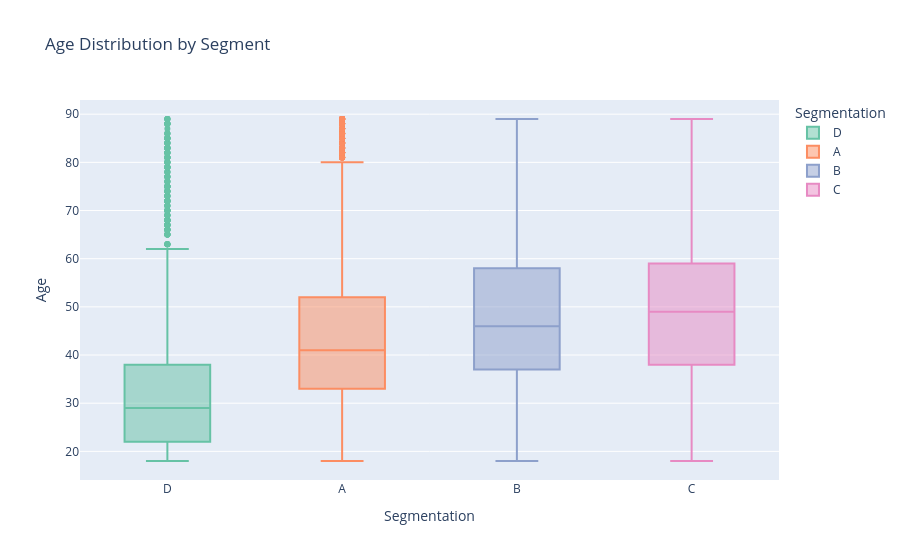

The code cell stored with this chart in its notebook:
### Code cell
# 4b. Age distribution by segment
fig2 = px.box(
    df, x="Segmentation", y="Age", color="Segmentation",
    title="Age Distribution by Segment",
    color_discrete_sequence=px.colors.qualitative.Set2
)
fig2.write_html("chart_age_by_segment.html")
fig2.show()

### Figure 1 — Plotly figure (JSON) as saved in the notebook; plotly's stock layout.template omitted (floating-point values rounded to 4 significant figures; data arrays with more than 128 entries replaced by an {"elided": "..."} marker saying what was removed)
{"data": [{"alignmentgroup": "True", "hovertemplate": "Segmentation=%{x}<br>Age=%{y}<extra></extra>", "legendgroup": "D", "marker": {"color": "rgb(102,194,165)"}, "name": "D", "notched": false, "offsetgroup": "D", "orientation": "v", "showlegend": true, "type": "box", "x": {"elided": "2268 str values"}, "x0": " ", "xaxis": "x", "y": {"elided": "2268 int values"}, "y0": " ", "yaxis": "y"}, {"alignmentgroup": "True", "hovertemplate": "Segmentation=%{x}<br>Age=%{y}<extra></extra>", "legendgroup": "A", "marker": {"color": "rgb(252,141,98)"}, "name": "A", "notched": false, "offsetgroup": "A", "orientation": "v", "showlegend": true, "type": "box", "x": {"elided": "1972 str values"}, "x0": " ", "xaxis": "x", "y": {"elided": "1972 int values"}, "y0": " ", "yaxis": "y"}, {"alignmentgroup": "True", "hovertemplate": "Segmentation=%{x}<br>Age=%{y}<extra></extra>", "legendgroup": "B", "marker": {"color": "rgb(141,160,203)"}, "name": "B", "notched": false, "offsetgroup": "B", "orientation": "v", "showlegend": true, "type": "box", "x": {"elided": "1858 str values"}, "x0": " ", "xaxis": "x", "y": {"elided": "1858 int values"}, "y0": " ", "yaxis": "y"}, {"alignmentgroup": "True", "hovertemplate": "Segmentation=%{x}<br>Age=%{y}<extra></extra>", "legendgroup": "C", "marker": {"color": "rgb(231,138,195)"}, "name": "C", "notched": false, "offsetgroup": "C", "orientation": "v", "showlegend": true, "type": "box", "x": {"elided": "1970 str values"}, "x0": " ", "xaxis": "x", "y": {"elided": "1970 int values"}, "y0": " ", "yaxis": "y"}], "layout": {"boxmode": "overlay", "legend": {"title": {"text": "Segmentation"}, "tracegroupgap": 0}, "title": {"text": "Age Distribution by Segment"}, "xaxis": {"anchor": "y", "categoryarray": ["D", "A", "B", "C"], "categoryorder": "array", "domain": [0, 1], "title": {"text": "Segmentation"}}, "yaxis": {"anchor": "x", "domain": [0, 1], "title": {"text": "Age"}}}}
